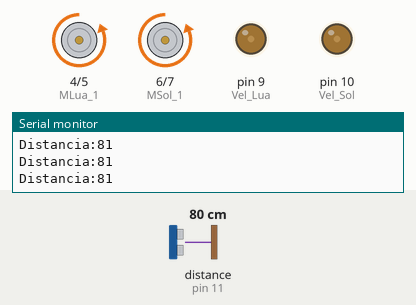
Recording of a sketch running on a simulated Arduino Uno, built with avr-gcc and run on an emulated ATmega328P. On the bench: motor-driver pin pairs drawn as motors (green arrow = first pin HIGH = forward, orange = second pin HIGH = backward, longer = more drive), output pins drawn as LEDs (lit = HIGH), the last lines printed to the serial monitor. Wiring (inferred from the names in the program): ultrasonic range finder: trigger pin 13; echo pin 11. The test bench sets the inputs (shaded band); at power-on: distance to the obstacle (sensor on pin 11) 80 cm. The echo pulse lasts 58.3 µs per cm; pins used as bus, display or sensor lines are not drawn.

Above: at 0.8 s.
0.9 s: distance to the obstacle (sensor on pin 11) set to 34 cm
3.9 s: distance to the obstacle (sensor on pin 11) set to 28 cm
At 4.4 s:
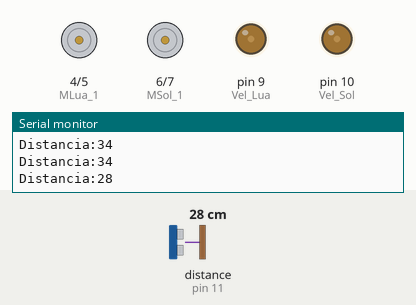
Timing chart, 0 to 6.9 s (numbered marks = the images above; inputs shaded):
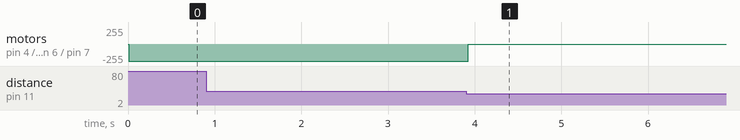

The sketch:

Teste_Motores.ino
```cpp
#define MSol_1 6
#define MSol_2 7
#define MLua_1 4
#define MLua_2 5
#define Vel_Sol 10
#define Vel_Lua 9
int Trig = 13;
int Echo = 11;
long dist;
long duracao;

void setup() {
  pinMode(MSol_1, OUTPUT);
  pinMode(MSol_2, OUTPUT);
  pinMode(MLua_1, OUTPUT);
  pinMode(MLua_2, OUTPUT);
  pinMode(Vel_Sol, OUTPUT);
  pinMode(Vel_Lua, OUTPUT);
  pinMode(Trig, OUTPUT);
  pinMode(Echo, INPUT);
  Serial.begin(9600);


  ultrassonico();
  while(dist > 30) {
    ultrassonico();
    frente(50);
  }
    parar();
}

void loop() {

}
void frente(int vel) {
  digitalWrite(MSol_2, HIGH);    // Aciona o Motor do Sol (Aparecer)
  analogWrite(Vel_Sol,vel);
  digitalWrite(MLua_2, HIGH);    // Aciona o Motor do Sol (Aparecer)
  analogWrite(Vel_Lua,vel);
}
void parar() {
    digitalWrite(MSol_2, LOW);    // Aciona o Motor do Sol (Aparecer)
    digitalWrite(MLua_2, LOW);    // Aciona o Motor do Sol (Aparecer)

}
void ultrassonico() {
  digitalWrite(Trig, LOW);
  delayMicroseconds(2);
  digitalWrite(Trig, HIGH);
  delayMicroseconds(10);
  digitalWrite(Trig, LOW);

  duracao = pulseIn(Echo, HIGH);

  dist = duracao / 57.2;

  Serial.print("Distancia:");
  Serial.println(dist);
}
```

Measured:
- the behaviour switches between 31 and 30 cm on distance to the obstacle (sensor on pin 11) (found by bisection; images 0 and 1)
- after the input at 3.9 s, motor on pin 4 (MLua_1) / pin 5 (MLua_2), motor on pin 6 (MSol_1) / pin 7 (MSol_2): backward 255/255 → stopped at once
